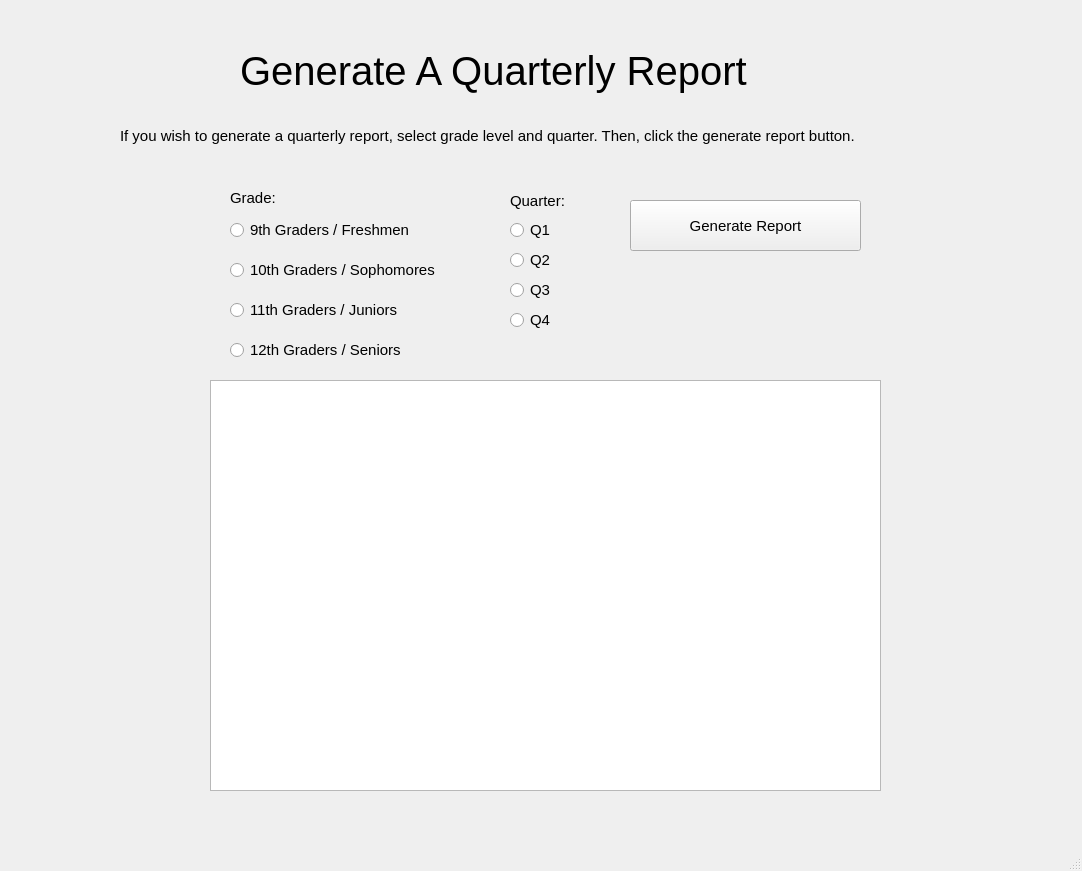
<?xml version="1.0" encoding="UTF-8"?>
<ui version="4.0">
 <class>MainWindow</class>
 <widget class="QMainWindow" name="MainWindow">
  <property name="geometry">
   <rect>
    <x>0</x>
    <y>0</y>
    <width>1082</width>
    <height>871</height>
   </rect>
  </property>
  <property name="font">
   <font>
    <pointsize>11</pointsize>
   </font>
  </property>
  <property name="windowTitle">
   <string>MainWindow</string>
  </property>
  <widget class="QWidget" name="centralwidget">
   <widget class="QStackedWidget" name="stackedWidget">
    <property name="geometry">
     <rect>
      <x>0</x>
      <y>0</y>
      <width>1081</width>
      <height>1051</height>
     </rect>
    </property>
    <property name="currentIndex">
     <number>3</number>
    </property>
    <widget class="QWidget" name="welcome_screen">
     <widget class="QLabel" name="welcome">
      <property name="geometry">
       <rect>
        <x>320</x>
        <y>10</y>
        <width>471</width>
        <height>121</height>
       </rect>
      </property>
      <property name="font">
       <font>
        <pointsize>60</pointsize>
       </font>
      </property>
      <property name="text">
       <string>Welcome!</string>
      </property>
     </widget>
     <widget class="QLabel" name="instructions1">
      <property name="geometry">
       <rect>
        <x>290</x>
        <y>130</y>
        <width>501</width>
        <height>31</height>
       </rect>
      </property>
      <property name="font">
       <font>
        <pointsize>7</pointsize>
       </font>
      </property>
      <property name="text">
       <string>Click the buttons below to navigate to the page with the function you would like to use!</string>
      </property>
     </widget>
     <widget class="QLabel" name="instructions2">
      <property name="geometry">
       <rect>
        <x>420</x>
        <y>160</y>
        <width>211</width>
        <height>16</height>
       </rect>
      </property>
      <property name="font">
       <font>
        <pointsize>8</pointsize>
       </font>
      </property>
      <property name="text">
       <string>For further help click the help button!</string>
      </property>
     </widget>
     <widget class="QPushButton" name="pushButton">
      <property name="geometry">
       <rect>
        <x>350</x>
        <y>210</y>
        <width>361</width>
        <height>81</height>
       </rect>
      </property>
      <property name="font">
       <font>
        <pointsize>14</pointsize>
       </font>
      </property>
      <property name="text">
       <string>View Individual Student Reports</string>
      </property>
     </widget>
     <widget class="QPushButton" name="pushButton_2">
      <property name="geometry">
       <rect>
        <x>350</x>
        <y>310</y>
        <width>361</width>
        <height>81</height>
       </rect>
      </property>
      <property name="font">
       <font>
        <pointsize>14</pointsize>
       </font>
      </property>
      <property name="text">
       <string>Add Points</string>
      </property>
     </widget>
     <widget class="QPushButton" name="pushButton_3">
      <property name="geometry">
       <rect>
        <x>350</x>
        <y>410</y>
        <width>361</width>
        <height>81</height>
       </rect>
      </property>
      <property name="font">
       <font>
        <pointsize>14</pointsize>
       </font>
      </property>
      <property name="text">
       <string>Generate Quarterly Report</string>
      </property>
     </widget>
     <widget class="QPushButton" name="pushButton_4">
      <property name="geometry">
       <rect>
        <x>350</x>
        <y>510</y>
        <width>361</width>
        <height>81</height>
       </rect>
      </property>
      <property name="font">
       <font>
        <pointsize>14</pointsize>
       </font>
      </property>
      <property name="text">
       <string>Generate Random Winner</string>
      </property>
     </widget>
     <widget class="QPushButton" name="pushButton_5">
      <property name="geometry">
       <rect>
        <x>350</x>
        <y>610</y>
        <width>361</width>
        <height>81</height>
       </rect>
      </property>
      <property name="font">
       <font>
        <pointsize>12</pointsize>
       </font>
      </property>
      <property name="text">
       <string>Find Top 3 Highest Point Students</string>
      </property>
     </widget>
     <widget class="QPushButton" name="pushButton_6">
      <property name="geometry">
       <rect>
        <x>350</x>
        <y>710</y>
        <width>361</width>
        <height>81</height>
       </rect>
      </property>
      <property name="font">
       <font>
        <pointsize>14</pointsize>
       </font>
      </property>
      <property name="text">
       <string>Help!</string>
      </property>
     </widget>
    </widget>
    <widget class="QWidget" name="individual_reports_screen">
     <widget class="QLabel" name="instructions3">
      <property name="geometry">
       <rect>
        <x>40</x>
        <y>150</y>
        <width>421</width>
        <height>16</height>
       </rect>
      </property>
      <property name="text">
       <string>Here you can view individual student activity reports!</string>
      </property>
     </widget>
     <widget class="QLabel" name="name">
      <property name="geometry">
       <rect>
        <x>250</x>
        <y>10</y>
        <width>601</width>
        <height>121</height>
       </rect>
      </property>
      <property name="font">
       <font>
        <pointsize>30</pointsize>
       </font>
      </property>
      <property name="text">
       <string>Individual Student Reports</string>
      </property>
     </widget>
     <widget class="QLabel" name="label_2">
      <property name="geometry">
       <rect>
        <x>40</x>
        <y>180</y>
        <width>401</width>
        <height>41</height>
       </rect>
      </property>
      <property name="font">
       <font>
        <pointsize>9</pointsize>
       </font>
      </property>
      <property name="text">
       <string>Please select a student from the list below to see their report:</string>
      </property>
     </widget>
     <widget class="QComboBox" name="comboBox">
      <property name="geometry">
       <rect>
        <x>40</x>
        <y>220</y>
        <width>401</width>
        <height>31</height>
       </rect>
      </property>
     </widget>
     <widget class="QLabel" name="label_3">
      <property name="geometry">
       <rect>
        <x>40</x>
        <y>380</y>
        <width>411</width>
        <height>20</height>
       </rect>
      </property>
      <property name="font">
       <font>
        <pointsize>9</pointsize>
       </font>
      </property>
      <property name="text">
       <string>If you dont see a student and wish to add one then click here:</string>
      </property>
     </widget>
     <widget class="QPushButton" name="pushButton_8">
      <property name="geometry">
       <rect>
        <x>460</x>
        <y>380</y>
        <width>131</width>
        <height>28</height>
       </rect>
      </property>
      <property name="font">
       <font>
        <pointsize>11</pointsize>
       </font>
      </property>
      <property name="text">
       <string>Add Student</string>
      </property>
     </widget>
     <widget class="QTabWidget" name="tabWidgetPerQuarter">
      <property name="geometry">
       <rect>
        <x>490</x>
        <y>140</y>
        <width>531</width>
        <height>211</height>
       </rect>
      </property>
      <property name="font">
       <font>
        <pointsize>9</pointsize>
        <weight>75</weight>
        <bold>true</bold>
       </font>
      </property>
      <property name="toolTip">
       <string>&lt;html&gt;&lt;head/&gt;&lt;body&gt;&lt;p&gt;&lt;br/&gt;&lt;/p&gt;&lt;/body&gt;&lt;/html&gt;</string>
      </property>
      <property name="whatsThis">
       <string>&lt;html&gt;&lt;head/&gt;&lt;body&gt;&lt;p&gt;&lt;br/&gt;&lt;/p&gt;&lt;/body&gt;&lt;/html&gt;</string>
      </property>
      <property name="styleSheet">
       <string notr="true"/>
      </property>
      <property name="currentIndex">
       <number>0</number>
      </property>
      <widget class="QWidget" name="Q1">
       <property name="font">
        <font>
         <pointsize>9</pointsize>
         <weight>75</weight>
         <bold>true</bold>
        </font>
       </property>
       <attribute name="title">
        <string>Q1</string>
       </attribute>
      </widget>
      <widget class="QWidget" name="Q2">
       <attribute name="title">
        <string>Q2</string>
       </attribute>
      </widget>
      <widget class="QWidget" name="Q3">
       <attribute name="title">
        <string>Q3</string>
       </attribute>
      </widget>
      <widget class="QWidget" name="Q4">
       <attribute name="title">
        <string>Q4</string>
       </attribute>
      </widget>
     </widget>
    </widget>
    <widget class="QWidget" name="add_points_screen">
     <widget class="QLabel" name="name_3">
      <property name="geometry">
       <rect>
        <x>270</x>
        <y>10</y>
        <width>601</width>
        <height>121</height>
       </rect>
      </property>
      <property name="font">
       <font>
        <pointsize>30</pointsize>
       </font>
      </property>
      <property name="text">
       <string>Add Activities For Points!</string>
      </property>
     </widget>
     <widget class="QLabel" name="label_14">
      <property name="geometry">
       <rect>
        <x>90</x>
        <y>140</y>
        <width>401</width>
        <height>41</height>
       </rect>
      </property>
      <property name="font">
       <font>
        <pointsize>9</pointsize>
       </font>
      </property>
      <property name="text">
       <string>Please select a student from the list to add activities/points!</string>
      </property>
     </widget>
     <widget class="QComboBox" name="comboBox_2">
      <property name="geometry">
       <rect>
        <x>90</x>
        <y>180</y>
        <width>391</width>
        <height>31</height>
       </rect>
      </property>
     </widget>
     <widget class="QRadioButton" name="radioButton_13">
      <property name="geometry">
       <rect>
        <x>520</x>
        <y>180</y>
        <width>95</width>
        <height>20</height>
       </rect>
      </property>
      <property name="text">
       <string>RadioButton</string>
      </property>
     </widget>
     <widget class="QLabel" name="label_15">
      <property name="geometry">
       <rect>
        <x>520</x>
        <y>140</y>
        <width>141</width>
        <height>41</height>
       </rect>
      </property>
      <property name="font">
       <font>
        <pointsize>9</pointsize>
       </font>
      </property>
      <property name="text">
       <string>Select Grade Level</string>
      </property>
     </widget>
     <widget class="QLabel" name="label_16">
      <property name="geometry">
       <rect>
        <x>700</x>
        <y>140</y>
        <width>141</width>
        <height>41</height>
       </rect>
      </property>
      <property name="font">
       <font>
        <pointsize>9</pointsize>
       </font>
      </property>
      <property name="text">
       <string>Select Quarter</string>
      </property>
     </widget>
     <widget class="QLabel" name="label_17">
      <property name="geometry">
       <rect>
        <x>90</x>
        <y>330</y>
        <width>851</width>
        <height>41</height>
       </rect>
      </property>
      <property name="font">
       <font>
        <pointsize>9</pointsize>
       </font>
      </property>
      <property name="text">
       <string>Now Check Off All Sports You Would Like To Add! Each Activity Is Worth 1 Point If you Attend And 2 Points If You Participate!</string>
      </property>
     </widget>
     <widget class="QLabel" name="label_18">
      <property name="geometry">
       <rect>
        <x>90</x>
        <y>380</y>
        <width>181</width>
        <height>31</height>
       </rect>
      </property>
      <property name="text">
       <string>School Sport Activities</string>
      </property>
     </widget>
     <widget class="QLabel" name="label_37">
      <property name="geometry">
       <rect>
        <x>90</x>
        <y>610</y>
        <width>181</width>
        <height>31</height>
       </rect>
      </property>
      <property name="text">
       <string>Non-Sport Activities</string>
      </property>
     </widget>
     <widget class="QCheckBox" name="checkBox">
      <property name="geometry">
       <rect>
        <x>90</x>
        <y>420</y>
        <width>151</width>
        <height>20</height>
       </rect>
      </property>
      <property name="text">
       <string>Football</string>
      </property>
     </widget>
     <widget class="QCheckBox" name="checkBox_2">
      <property name="geometry">
       <rect>
        <x>90</x>
        <y>450</y>
        <width>151</width>
        <height>20</height>
       </rect>
      </property>
      <property name="text">
       <string>Soccer</string>
      </property>
     </widget>
     <widget class="QCheckBox" name="checkBox_3">
      <property name="geometry">
       <rect>
        <x>90</x>
        <y>480</y>
        <width>161</width>
        <height>20</height>
       </rect>
      </property>
      <property name="text">
       <string>Basketball </string>
      </property>
     </widget>
     <widget class="QCheckBox" name="checkBox_4">
      <property name="geometry">
       <rect>
        <x>90</x>
        <y>510</y>
        <width>151</width>
        <height>20</height>
       </rect>
      </property>
      <property name="text">
       <string>Tennis</string>
      </property>
     </widget>
     <widget class="QCheckBox" name="checkBox_5">
      <property name="geometry">
       <rect>
        <x>90</x>
        <y>540</y>
        <width>151</width>
        <height>20</height>
       </rect>
      </property>
      <property name="text">
       <string>Swim</string>
      </property>
     </widget>
     <widget class="QLabel" name="label_38">
      <property name="geometry">
       <rect>
        <x>90</x>
        <y>570</y>
        <width>851</width>
        <height>41</height>
       </rect>
      </property>
      <property name="font">
       <font>
        <pointsize>9</pointsize>
       </font>
      </property>
      <property name="text">
       <string>Check Off All The Activities That You Are A Part Of Here. Each one is worth 1 point.</string>
      </property>
     </widget>
     <widget class="QCheckBox" name="checkBox_6">
      <property name="geometry">
       <rect>
        <x>90</x>
        <y>650</y>
        <width>151</width>
        <height>20</height>
       </rect>
      </property>
      <property name="text">
       <string>DECA/FBLA</string>
      </property>
     </widget>
     <widget class="QCheckBox" name="checkBox_7">
      <property name="geometry">
       <rect>
        <x>90</x>
        <y>680</y>
        <width>151</width>
        <height>20</height>
       </rect>
      </property>
      <property name="text">
       <string>Music</string>
      </property>
     </widget>
     <widget class="QCheckBox" name="checkBox_8">
      <property name="geometry">
       <rect>
        <x>90</x>
        <y>710</y>
        <width>151</width>
        <height>20</height>
       </rect>
      </property>
      <property name="text">
       <string>NHS</string>
      </property>
     </widget>
     <widget class="QCheckBox" name="checkBox_9">
      <property name="geometry">
       <rect>
        <x>90</x>
        <y>770</y>
        <width>151</width>
        <height>20</height>
       </rect>
      </property>
      <property name="text">
       <string>Other Club</string>
      </property>
     </widget>
     <widget class="QCheckBox" name="checkBox_10">
      <property name="geometry">
       <rect>
        <x>90</x>
        <y>740</y>
        <width>151</width>
        <height>20</height>
       </rect>
      </property>
      <property name="text">
       <string>KAY</string>
      </property>
     </widget>
     <widget class="QLineEdit" name="lineEdit">
      <property name="geometry">
       <rect>
        <x>210</x>
        <y>770</y>
        <width>171</width>
        <height>22</height>
       </rect>
      </property>
     </widget>
     <widget class="QLabel" name="label_39">
      <property name="geometry">
       <rect>
        <x>400</x>
        <y>770</y>
        <width>361</width>
        <height>16</height>
       </rect>
      </property>
      <property name="text">
       <string>Make sure to add the name of the other club!</string>
      </property>
     </widget>
     <widget class="QLabel" name="label_40">
      <property name="geometry">
       <rect>
        <x>180</x>
        <y>680</y>
        <width>431</width>
        <height>16</height>
       </rect>
      </property>
      <property name="font">
       <font>
        <pointsize>9</pointsize>
       </font>
      </property>
      <property name="text">
       <string>This activity is worth 2 points if you attend a concert.</string>
      </property>
     </widget>
     <widget class="QLabel" name="label_41">
      <property name="geometry">
       <rect>
        <x>540</x>
        <y>680</y>
        <width>151</width>
        <height>16</height>
       </rect>
      </property>
      <property name="text">
       <string>Attended Concert?</string>
      </property>
     </widget>
     <widget class="QRadioButton" name="radioButton_27">
      <property name="geometry">
       <rect>
        <x>700</x>
        <y>680</y>
        <width>95</width>
        <height>20</height>
       </rect>
      </property>
      <property name="text">
       <string>Yes</string>
      </property>
     </widget>
     <widget class="QRadioButton" name="radioButton_28">
      <property name="geometry">
       <rect>
        <x>760</x>
        <y>680</y>
        <width>95</width>
        <height>20</height>
       </rect>
      </property>
      <property name="text">
       <string>No</string>
      </property>
     </widget>
     <widget class="QRadioButton" name="radioButton_29">
      <property name="geometry">
       <rect>
        <x>240</x>
        <y>420</y>
        <width>95</width>
        <height>20</height>
       </rect>
      </property>
      <property name="text">
       <string>Attended</string>
      </property>
     </widget>
     <widget class="QRadioButton" name="radioButton_30">
      <property name="geometry">
       <rect>
        <x>240</x>
        <y>450</y>
        <width>95</width>
        <height>20</height>
       </rect>
      </property>
      <property name="text">
       <string>Attended</string>
      </property>
     </widget>
     <widget class="QRadioButton" name="radioButton_31">
      <property name="geometry">
       <rect>
        <x>240</x>
        <y>480</y>
        <width>95</width>
        <height>20</height>
       </rect>
      </property>
      <property name="text">
       <string>Attended</string>
      </property>
     </widget>
     <widget class="QRadioButton" name="radioButton_32">
      <property name="geometry">
       <rect>
        <x>240</x>
        <y>510</y>
        <width>95</width>
        <height>20</height>
       </rect>
      </property>
      <property name="text">
       <string>Attended</string>
      </property>
     </widget>
     <widget class="QRadioButton" name="radioButton_33">
      <property name="geometry">
       <rect>
        <x>240</x>
        <y>540</y>
        <width>95</width>
        <height>20</height>
       </rect>
      </property>
      <property name="text">
       <string>Attended</string>
      </property>
     </widget>
     <widget class="QRadioButton" name="radioButton_37">
      <property name="geometry">
       <rect>
        <x>370</x>
        <y>420</y>
        <width>131</width>
        <height>20</height>
       </rect>
      </property>
      <property name="text">
       <string>Participated</string>
      </property>
     </widget>
     <widget class="QRadioButton" name="radioButton_38">
      <property name="geometry">
       <rect>
        <x>370</x>
        <y>450</y>
        <width>131</width>
        <height>20</height>
       </rect>
      </property>
      <property name="text">
       <string>Participated</string>
      </property>
     </widget>
     <widget class="QRadioButton" name="radioButton_39">
      <property name="geometry">
       <rect>
        <x>370</x>
        <y>480</y>
        <width>131</width>
        <height>20</height>
       </rect>
      </property>
      <property name="text">
       <string>Participated</string>
      </property>
     </widget>
     <widget class="QRadioButton" name="radioButton_40">
      <property name="geometry">
       <rect>
        <x>370</x>
        <y>510</y>
        <width>131</width>
        <height>20</height>
       </rect>
      </property>
      <property name="text">
       <string>Participated</string>
      </property>
     </widget>
     <widget class="QRadioButton" name="radioButton_41">
      <property name="geometry">
       <rect>
        <x>370</x>
        <y>540</y>
        <width>131</width>
        <height>20</height>
       </rect>
      </property>
      <property name="text">
       <string>Participated</string>
      </property>
     </widget>
    </widget>
    <widget class="QWidget" name="quarterly_report_screen">
     <widget class="QLabel" name="name_4">
      <property name="geometry">
       <rect>
        <x>240</x>
        <y>10</y>
        <width>641</width>
        <height>121</height>
       </rect>
      </property>
      <property name="font">
       <font>
        <pointsize>30</pointsize>
       </font>
      </property>
      <property name="text">
       <string>Generate A Quarterly Report</string>
      </property>
     </widget>
     <widget class="QLabel" name="label_11">
      <property name="geometry">
       <rect>
        <x>120</x>
        <y>100</y>
        <width>891</width>
        <height>71</height>
       </rect>
      </property>
      <property name="font">
       <font>
        <pointsize>11</pointsize>
       </font>
      </property>
      <property name="text">
       <string>If you wish to generate a quarterly report, select grade level and quarter. Then, click the generate report button.</string>
      </property>
     </widget>
     <widget class="QLabel" name="label_12">
      <property name="geometry">
       <rect>
        <x>230</x>
        <y>190</y>
        <width>55</width>
        <height>16</height>
       </rect>
      </property>
      <property name="text">
       <string>Grade:</string>
      </property>
     </widget>
     <widget class="QRadioButton" name="radioButton_5">
      <property name="geometry">
       <rect>
        <x>230</x>
        <y>220</y>
        <width>271</width>
        <height>20</height>
       </rect>
      </property>
      <property name="text">
       <string>9th Graders / Freshmen</string>
      </property>
     </widget>
     <widget class="QLabel" name="label_13">
      <property name="geometry">
       <rect>
        <x>510</x>
        <y>190</y>
        <width>81</width>
        <height>22</height>
       </rect>
      </property>
      <property name="text">
       <string>Quarter:</string>
      </property>
     </widget>
     <widget class="QRadioButton" name="radioButton_9">
      <property name="geometry">
       <rect>
        <x>510</x>
        <y>220</y>
        <width>95</width>
        <height>20</height>
       </rect>
      </property>
      <property name="text">
       <string>Q1</string>
      </property>
     </widget>
     <widget class="QRadioButton" name="radioButton_10">
      <property name="geometry">
       <rect>
        <x>510</x>
        <y>250</y>
        <width>95</width>
        <height>20</height>
       </rect>
      </property>
      <property name="text">
       <string>Q2</string>
      </property>
     </widget>
     <widget class="QRadioButton" name="radioButton_11">
      <property name="geometry">
       <rect>
        <x>510</x>
        <y>280</y>
        <width>95</width>
        <height>20</height>
       </rect>
      </property>
      <property name="text">
       <string>Q3</string>
      </property>
     </widget>
     <widget class="QRadioButton" name="radioButton_12">
      <property name="geometry">
       <rect>
        <x>510</x>
        <y>310</y>
        <width>95</width>
        <height>20</height>
       </rect>
      </property>
      <property name="text">
       <string>Q4</string>
      </property>
     </widget>
     <widget class="QPushButton" name="pushButton_10">
      <property name="geometry">
       <rect>
        <x>630</x>
        <y>200</y>
        <width>231</width>
        <height>51</height>
       </rect>
      </property>
      <property name="text">
       <string>Generate Report</string>
      </property>
     </widget>
     <widget class="QRadioButton" name="radioButton_6">
      <property name="geometry">
       <rect>
        <x>230</x>
        <y>260</y>
        <width>271</width>
        <height>20</height>
       </rect>
      </property>
      <property name="text">
       <string>10th Graders / Sophomores</string>
      </property>
     </widget>
     <widget class="QRadioButton" name="radioButton_7">
      <property name="geometry">
       <rect>
        <x>230</x>
        <y>340</y>
        <width>271</width>
        <height>20</height>
       </rect>
      </property>
      <property name="text">
       <string>12th Graders / Seniors</string>
      </property>
     </widget>
     <widget class="QRadioButton" name="radioButton_8">
      <property name="geometry">
       <rect>
        <x>230</x>
        <y>300</y>
        <width>271</width>
        <height>20</height>
       </rect>
      </property>
      <property name="text">
       <string>11th Graders / Juniors</string>
      </property>
     </widget>
     <widget class="QTableView" name="tableView">
      <property name="geometry">
       <rect>
        <x>210</x>
        <y>380</y>
        <width>671</width>
        <height>411</height>
       </rect>
      </property>
     </widget>
    </widget>
    <widget class="QWidget" name="random_winner_screen">
     <widget class="QLabel" name="name_6">
      <property name="geometry">
       <rect>
        <x>250</x>
        <y>10</y>
        <width>601</width>
        <height>121</height>
       </rect>
      </property>
      <property name="font">
       <font>
        <pointsize>30</pointsize>
       </font>
      </property>
      <property name="text">
       <string>Generate Random Winner</string>
      </property>
     </widget>
     <widget class="QLabel" name="label_10">
      <property name="geometry">
       <rect>
        <x>190</x>
        <y>110</y>
        <width>711</width>
        <height>61</height>
       </rect>
      </property>
      <property name="text">
       <string>To generate a random winner, select the grade level and then click the generate button.</string>
      </property>
     </widget>
     <widget class="QRadioButton" name="radioButton">
      <property name="geometry">
       <rect>
        <x>190</x>
        <y>180</y>
        <width>271</width>
        <height>41</height>
       </rect>
      </property>
      <property name="text">
       <string>9th Graders / Freshmans</string>
      </property>
     </widget>
     <widget class="QRadioButton" name="radioButton_2">
      <property name="geometry">
       <rect>
        <x>190</x>
        <y>220</y>
        <width>271</width>
        <height>41</height>
       </rect>
      </property>
      <property name="text">
       <string>10th Graders / Sophomores</string>
      </property>
     </widget>
     <widget class="QRadioButton" name="radioButton_3">
      <property name="geometry">
       <rect>
        <x>190</x>
        <y>260</y>
        <width>271</width>
        <height>41</height>
       </rect>
      </property>
      <property name="text">
       <string>11th Graders / Juniors</string>
      </property>
     </widget>
     <widget class="QRadioButton" name="radioButton_4">
      <property name="geometry">
       <rect>
        <x>190</x>
        <y>300</y>
        <width>271</width>
        <height>41</height>
       </rect>
      </property>
      <property name="text">
       <string>12th Graders / Seniors</string>
      </property>
     </widget>
     <widget class="QPushButton" name="pushButton_9">
      <property name="geometry">
       <rect>
        <x>190</x>
        <y>350</y>
        <width>241</width>
        <height>41</height>
       </rect>
      </property>
      <property name="text">
       <string>Generate A Winner</string>
      </property>
     </widget>
     <widget class="QListWidget" name="listWidget_2">
      <property name="geometry">
       <rect>
        <x>530</x>
        <y>190</y>
        <width>256</width>
        <height>192</height>
       </rect>
      </property>
     </widget>
    </widget>
    <widget class="QWidget" name="top_3_screen">
     <widget class="QLabel" name="name_5">
      <property name="geometry">
       <rect>
        <x>210</x>
        <y>10</y>
        <width>671</width>
        <height>121</height>
       </rect>
      </property>
      <property name="font">
       <font>
        <pointsize>30</pointsize>
       </font>
      </property>
      <property name="text">
       <string>Top 3 Highest Point Students!</string>
      </property>
     </widget>
     <widget class="QLabel" name="label_9">
      <property name="geometry">
       <rect>
        <x>160</x>
        <y>130</y>
        <width>561</width>
        <height>61</height>
       </rect>
      </property>
      <property name="text">
       <string>Click the button to display the top 3 students with the highest points:</string>
      </property>
     </widget>
     <widget class="QPushButton" name="pushButton_7">
      <property name="geometry">
       <rect>
        <x>740</x>
        <y>140</y>
        <width>201</width>
        <height>41</height>
       </rect>
      </property>
      <property name="font">
       <font>
        <pointsize>14</pointsize>
       </font>
      </property>
      <property name="text">
       <string>Display</string>
      </property>
     </widget>
     <widget class="QListWidget" name="listWidget">
      <property name="geometry">
       <rect>
        <x>160</x>
        <y>200</y>
        <width>781</width>
        <height>192</height>
       </rect>
      </property>
     </widget>
    </widget>
    <widget class="QWidget" name="help_screen">
     <widget class="QLabel" name="name_2">
      <property name="geometry">
       <rect>
        <x>440</x>
        <y>0</y>
        <width>231</width>
        <height>121</height>
       </rect>
      </property>
      <property name="font">
       <font>
        <pointsize>30</pointsize>
       </font>
      </property>
      <property name="text">
       <string>Help Page</string>
      </property>
     </widget>
     <widget class="QLabel" name="label">
      <property name="geometry">
       <rect>
        <x>50</x>
        <y>120</y>
        <width>421</width>
        <height>16</height>
       </rect>
      </property>
      <property name="font">
       <font>
        <pointsize>11</pointsize>
        <weight>75</weight>
        <bold>true</bold>
       </font>
      </property>
      <property name="text">
       <string>What do I do when I can not find a student?</string>
      </property>
     </widget>
     <widget class="QLabel" name="label_4">
      <property name="geometry">
       <rect>
        <x>50</x>
        <y>140</y>
        <width>1071</width>
        <height>41</height>
       </rect>
      </property>
      <property name="text">
       <string>The student you are looking for is probably not in our database.</string>
      </property>
     </widget>
     <widget class="QLabel" name="label_5">
      <property name="geometry">
       <rect>
        <x>50</x>
        <y>170</y>
        <width>641</width>
        <height>31</height>
       </rect>
      </property>
      <property name="text">
       <string>Navigate to the individual student points page and click the add student button!</string>
      </property>
     </widget>
     <widget class="QLabel" name="label_6">
      <property name="geometry">
       <rect>
        <x>50</x>
        <y>230</y>
        <width>711</width>
        <height>31</height>
       </rect>
      </property>
      <property name="font">
       <font>
        <pointsize>11</pointsize>
        <weight>75</weight>
        <bold>true</bold>
       </font>
      </property>
      <property name="text">
       <string>Please reach out to the creators of this program for further questions.</string>
      </property>
     </widget>
     <widget class="QLabel" name="label_7">
      <property name="geometry">
       <rect>
        <x>50</x>
        <y>270</y>
        <width>281</width>
        <height>21</height>
       </rect>
      </property>
      <property name="text">
       <string>prateek.singh06@outlook.com</string>
      </property>
     </widget>
     <widget class="QLabel" name="label_8">
      <property name="geometry">
       <rect>
        <x>50</x>
        <y>300</y>
        <width>251</width>
        <height>21</height>
       </rect>
      </property>
      <property name="text">
       <string>kevinkli@gmail.com</string>
      </property>
     </widget>
    </widget>
   </widget>
  </widget>
  <widget class="QMenuBar" name="menubar">
   <property name="geometry">
    <rect>
     <x>0</x>
     <y>0</y>
     <width>1082</width>
     <height>31</height>
    </rect>
   </property>
  </widget>
  <widget class="QStatusBar" name="statusbar"/>
 </widget>
 <resources/>
 <connections/>
</ui>
